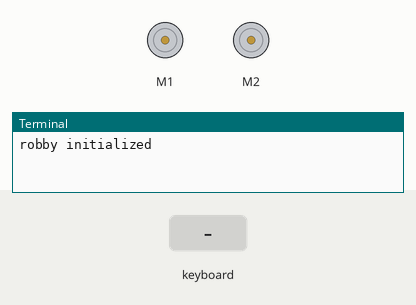
This program was run on a simulated Raspberry Pi (BCM pin numbers). Parts: 2 × DC motor (green arrow = forward, orange = backward, longer = faster), the last lines printed to the terminal. The inputs (shaded band) are chosen by the test bench. Files the program writes start out absent; motors are numbered in the order the program creates them (left before right in a Robot).

Above: at 1.2 s.
1.3 s: key up typed on the keyboard
At 1.45 s:
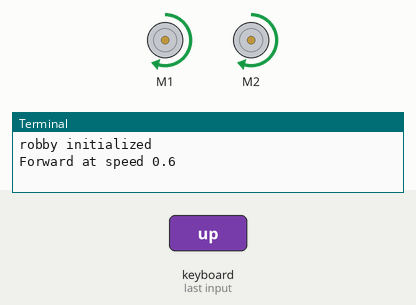
3.1 s: key down typed on the keyboard
At 3.25 s:
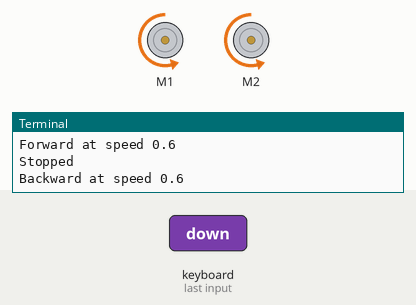
4.9 s: key left typed on the keyboard
At 5.05 s:
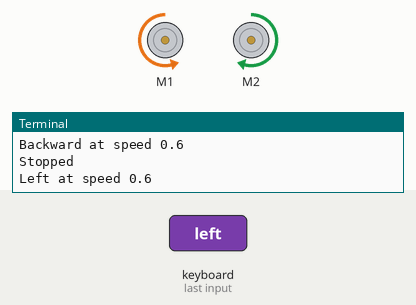
6.7 s: key right typed on the keyboard
At 6.85 s:
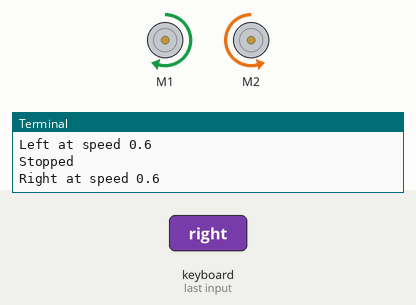
Timing chart, 0 to 9.5 s (numbered marks = the images above; inputs shaded):
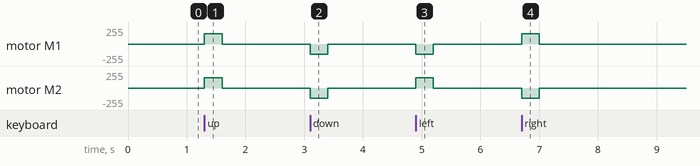

Measured:
- after the input at 1.3 s, motor M1, motor M2: stopped → forward 153/255 at once, → stopped 0.30 s later
- after the input at 3.1 s, motor M1, motor M2: stopped → backward 153/255 at once, → stopped 0.30 s later
- after the input at 4.9 s, motor M1: stopped → backward 153/255 at once, → stopped 0.30 s later; motor M2: stopped → forward 153/255 at once, → stopped 0.30 s later
- after the input at 6.7 s, motor M1: stopped → forward 153/255 at once, → stopped 0.30 s later; motor M2: stopped → backward 153/255 at once, → stopped 0.30 s later

The program:

Robot.py
```python
from gpiozero import Robot
from time import sleep
import os
import curses

robby = Robot(left=(22,17), right=(23,24))
print('robby initialized')

# Default speed and status
speed = 0.6
status = "Idle"

def update_status():
    with open("status.txt", "w") as f:
        f.write(f"Status: {status}\nSpeed: {speed:.1f}")

screen = curses.initscr()
curses.noecho()
curses.cbreak()
curses.halfdelay(3)
screen.keypad(True)

try:
    while True:
        char = screen.getch()

        if char == ord('q'):
            break
        elif char == ord('p'):
            curses.nocbreak()
            screen.keypad(0)
            curses.echo()
            curses.endwin()
            os.system('sudo halt')

        elif char == curses.KEY_UP:
            robby.forward(speed)
            status = "Moving Forward"
            print(f'Forward at speed {speed}')

        elif char == curses.KEY_DOWN:
            robby.backward(speed)
            status = "Moving Backward"
            print(f'Backward at speed {speed}')

        elif char == curses.KEY_LEFT:
            robby.left(speed)
            status = "Turning Left"
            print(f'Left at speed {speed}')

        elif char == curses.KEY_RIGHT:
            robby.right(speed)
            status = "Turning Right"
            print(f'Right at speed {speed}')

        elif char == ord('l'):
            speed = 0.4
            status = "Speed set to LOW"
            print("Speed set to LOW (0.4)")

        elif char == ord('m'):
            speed = 0.6
            status = "Speed set to MEDIUM"
            print("Speed set to MEDIUM (0.6)")

        elif char == ord('h'):
            speed = 0.9
            status = "Speed set to HIGH"
            print("Speed set to HIGH (0.9)")

        else:
            robby.stop()
            if status not in ["Stopped", "Idle"]:  # Only update if changing from movement
                status = "Stopped"
                print("Stopped")

        update_status()  # Only update when something changes

finally:
    curses.nocbreak()
    screen.keypad(0)
    curses.echo()
    curses.endwin()
```
